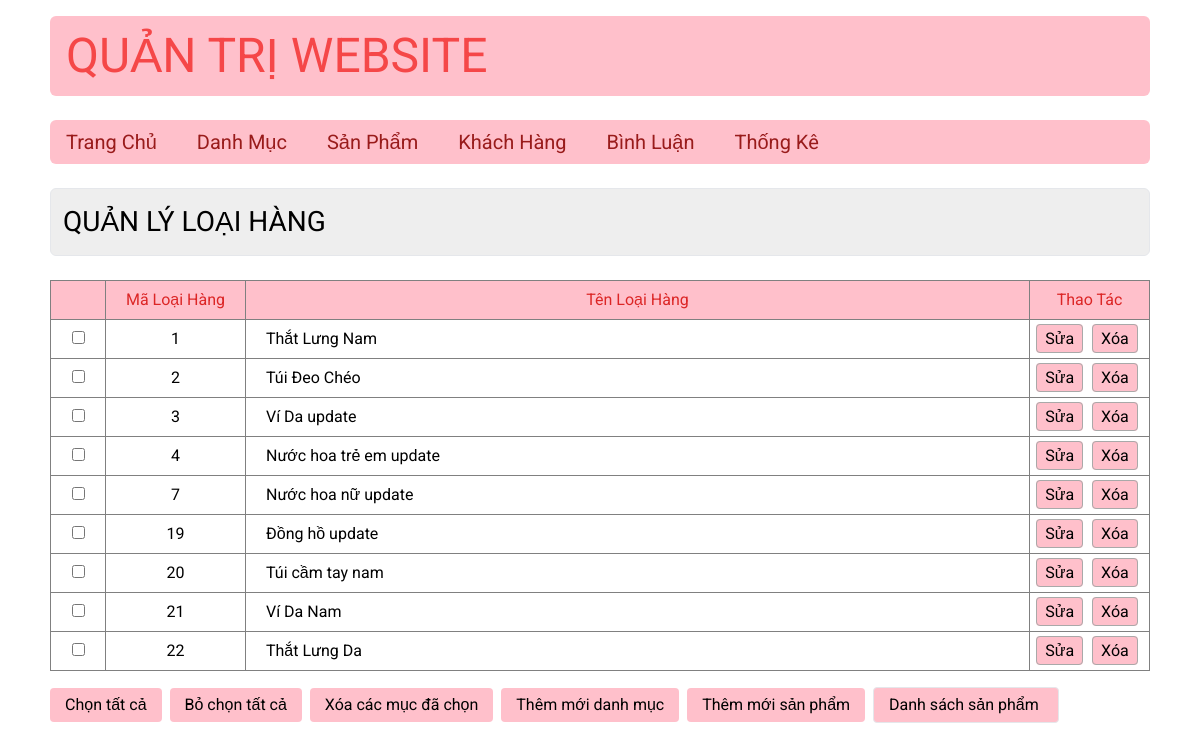
Page /admin/index_admin.php?act=list_cate on the committed database.
### tables this page shows
CREATE TABLE `categories` (
  `cate_id` int(11) NOT NULL,
  `cate_name` varchar(255) NOT NULL
);

### model/model_category.php (called while the page is built, shortened)
<?php
    function queryAll(){
        $query_cate = "SELECT * FROM `categories` ORDER BY cate_id";
        $list_cate = getAll($query_cate);
        return $list_cate;
    }
?>

### model/connect.php (called while the page is built, shortened)
<?php
    function connect($query){
        $connnect = new PDO("mysql:host=localhost;dbname=du_an_mau2022;charset=utf8","root","");
        $stmt = $connnect ->prepare($query);
        $stmt -> execute();
        return $stmt;
    }
    function getAll($query){
        $result = connect($query)->fetchAll();
        return $result;
    }
?>

### admin/category/list_cate.php (the view, shortened to what this page needs)
<p class="p-3 text-[28px] border bg-[#EEE] rounded-md">
                QUẢN LÝ LOẠI HÀNG
</p>
<div class="list_cate mt-6 w-full">
    <table class="border w-full mx-auto ">
        <tr class="bg-[#FFC0CB] py-2 border text-center text-red-600" >
            <td class="w-[55px] "></td>
            <td title="Mã loại hàng" class="w-[140px]">Mã Loại Hàng</td>
            <td title="Tên loại hàng" class="">Tên Loại Hàng</td>
            <td title="Hành động" class="w-[120px]">Thao Tác</td>
        </tr>
        <?php
            foreach ($list_cate as $cate){
        ?>
            <tr class="show ">
                <td class="text-center"><input type="checkbox"></td>
                <td class="text-center"><?php echo $cate['cate_id']?></td>
                <td class="pl-[20px] hover:bg-[#FFEEEE]" title="<?php echo $cate['cate_name']?>"><?php echo $cate['cate_name']?></td>
                <td class="text-center">
                    <a href="index_admin.php?act=edit_cate&cate_id=<?php echo $cate['cate_id']?>">Sửa</a>
                    <a onclick="return confirm('Bạn có chắc chắn muốn xóa?')"
                        href="index_admin.php?act=delete_cate&cate_id=<?php echo $cate['cate_id']?>">Xóa</a>
                </td>
            </tr>
        <?php
            }
        ?>
    </table>
    <div class="action w-full mx-auto mt-4 space-x-1">
        <input type="button" value="Chọn tất cả">
        <input type="button" value="Bỏ chọn tất cả">
        <input type="button" value="Xóa các mục đã chọn">
        <input type="button" onclick="location.href='index_admin.php?act=add_cate'" value="Thêm mới danh mục">
        <input type="button" onclick="location.href='index_admin.php?act=add_pro'" value="Thêm mới sản phẩm">
        <input class=" border px-3 py-1 rounded-[4px] bg-[#FFC0CB] hover:font-[500]"
                       type="button" onclick="location.href='index_admin.php?act=list_pro'" value="Danh sách sản phẩm ">
    </div>
</div>
<!DOCTYPE html>
<html lang="en">
<head>
    <script src="https://cdn.tailwindcss.com"></script>
</head>

### admin/header.php (style rules this page uses)
body { font-family: 'Roboto', sans-serif; }

### admin/category/list_cate.php (style rules this page uses)
body { font-family: 'Roboto', sans-serif; }
table { border-collapse: collapse; }
tr>td { padding: 7px 0; border: 1px solid gray; }
.show a { padding: 4px 8px; margin-right: 5px; background-color: #FFC0CB; border: 1px solid darkgray; border-radius: 4px; }
.action>input { background-color: #FFC0CB; padding: 5px 15px; border-radius: 4px; }

### rows in the picture
categories: cate_id "1", cate_name "Thắt Lưng Nam"
categories: cate_id "2", cate_name "Túi Đeo Chéo"
categories: cate_id "3", cate_name "Ví Da update"
categories: cate_id "4", cate_name "Nước hoa trẻ em update"
categories: cate_id "7", cate_name "Nước hoa nữ update"
categories: cate_id "19", cate_name "Đồng hồ update"
categories: cate_id "20", cate_name "Túi cầm tay nam"
categories: cate_id "21", cate_name "Ví Da Nam"
categories: cate_id "22", cate_name "Thắt Lưng Da"
